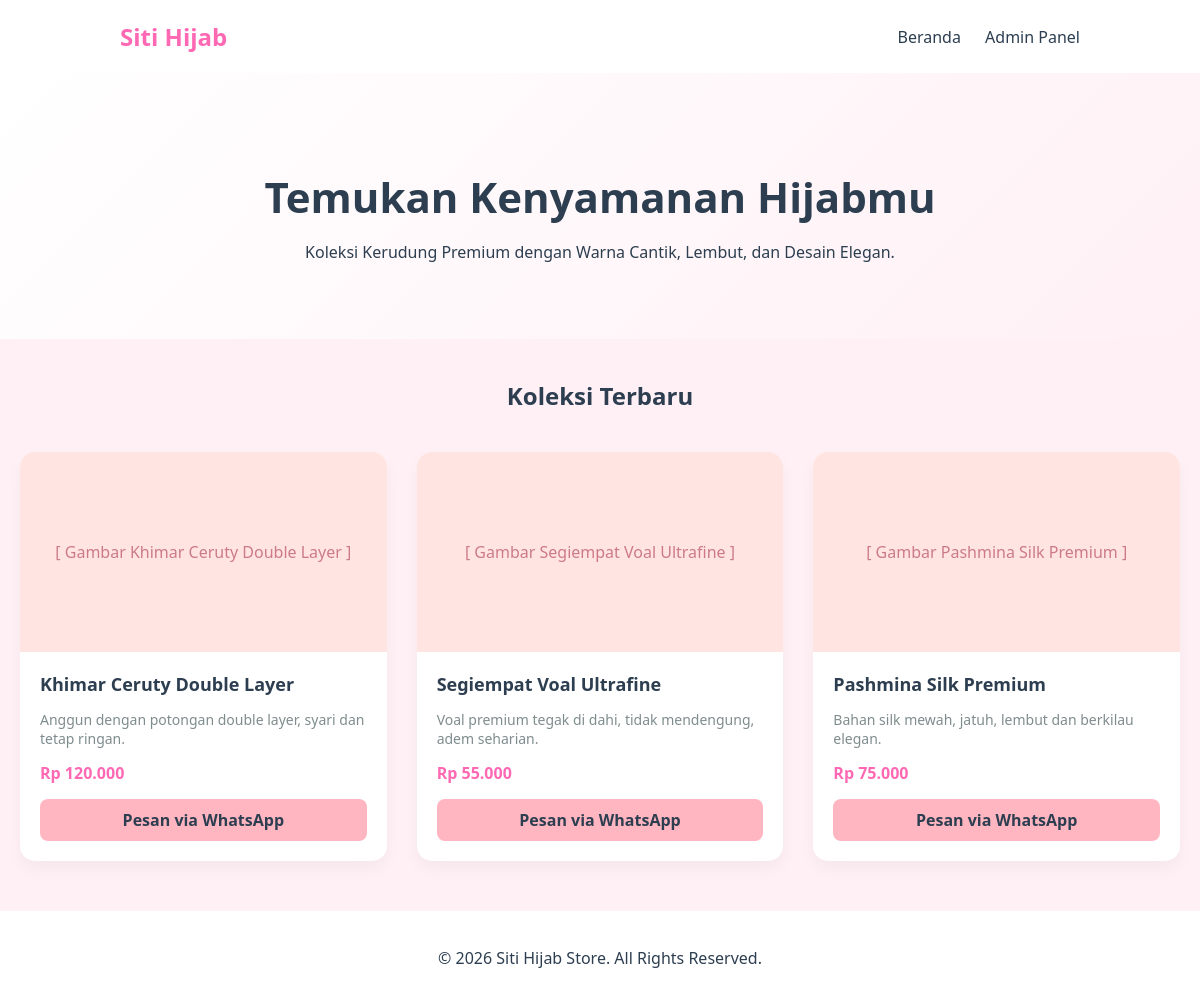
/dynamic-app/index.php, run on the app's committed database.
### tables this page shows
CREATE TABLE IF NOT EXISTS `products` (
  `id` int(11) NOT NULL AUTO_INCREMENT,
  `nama` varchar(100) NOT NULL,
  `harga` int(11) NOT NULL,
  `deskripsi` text,
  `gambar` varchar(255) DEFAULT 'default.jpg',
  PRIMARY KEY (`id`)
);

### dynamic-app/src/helpers.php (called while the page is built)
<?php
function formatRupiah($angka) {
    return "Rp " . number_format($angka, 0, ',', '.');
}
?>

### dynamic-app/index.php (the view, shortened to what this page needs)
<?php
require_once 'src/db.php';
require_once 'src/helpers.php';
$stmt = $pdo->query("SELECT * FROM products ORDER BY id DESC");
$products = $stmt->fetchAll();
?>
<!DOCTYPE html>
<html lang="id">
<head>
    <link rel="stylesheet" href="style.css">
</head>
<body>
<header>
    <div class="logo">Siti Hijab</div>
    <nav>
        <a href="index.php">Beranda</a>
        <a href="login.php">Admin Panel</a>
    </nav>
</header>
<section class="hero">
    <h1>Temukan Kenyamanan Hijabmu</h1>
    <p>Koleksi Kerudung Premium dengan Warna Cantik, Lembut, dan Desain Elegan.</p>
</section>
<div class="container">
    <h2 style="text-align: center; margin-bottom: 40px;">Koleksi Terbaru</h2>
    <div class="grid-produk">
        <?php foreach ($products as $p): ?>
            <div class="card">
                <div style="background: #ffe4e1; height: 200px; display: flex; align-items: center; justify-content: center; color: #cc7a8a;">
                    [ Gambar <?php echo htmlspecialchars($p['nama']); ?> ]
                </div>
                <div class="card-body">
                    <h3 class="card-title"><?php echo htmlspecialchars($p['nama']); ?></h3>
                    <p style="font-size: 14px; color: #7f8c8d;"><?php echo htmlspecialchars($p['deskripsi']); ?></p>
                    <div class="price"><?php echo formatRupiah($p['harga']); ?></div>
                    <a href="https://wa.me/628123456789?text=Halo%20Siti%20Hijab,%20saya%20mau%20pesan%20<?php echo urlencode($p['nama']); ?>" class="btn-beli" target="_blank">Pesan via WhatsApp</a>
                </div>
            </div>
        <?php endforeach; ?>
    </div>
</div>
<footer>
    <p>&copy; 2026 Siti Hijab Store. All Rights Reserved.</p>
</footer>
</body>
</html>

### dynamic-app/style.css (style rules this page uses)
:root { --pink-soft: #fff0f5; --pink-accent: #ffb6c1; --pink-dark: #ff69b4; --white: #ffffff; --text-dark: #2c3e50; --gray-light: #f8f9fa; }
body { font-family: 'Segoe UI', Tahoma, Geneva, Verdana, sans-serif; margin: 0; padding: 0; background-color: var(--pink-soft); color: var(--text-dark); }
header { background-color: var(--white); padding: 20px 10%; display: flex; justify-content: space-between; align-items: center; box-shadow: 0 4px 6px rgba(0,0,0,0.05); }
header .logo { font-size: 24px; font-weight: bold; color: var(--pink-dark); }
nav a { text-decoration: none; color: var(--text-dark); margin-left: 20px; font-weight: 500; }
.hero { text-align: center; padding: 60px 20px; background: linear-gradient(135deg, var(--white) 0%, var(--pink-soft) 100%); }
.hero h1 { font-size: 42px; color: var(--text-dark); margin-bottom: 10px; }
.container { max-width: 1200px; margin: 40px auto; padding: 0 20px; }
.grid-produk { display: grid; grid-template-columns: repeat(auto-fit, minmax(280px, 1fr)); gap: 30px; }
.card { background-color: var(--white); border-radius: 15px; overflow: hidden; box-shadow: 0 8px 16px rgba(0,0,0,0.04); transition: transform 0.3s ease; }
.card-body { padding: 20px; }
.card-title { font-size: 18px; margin: 0 0 10px 0; }
.price { font-weight: bold; color: var(--pink-dark); font-size: 16px; }
.btn-beli { display: block; background-color: var(--pink-accent); color: var(--text-dark); text-align: center; padding: 10px; text-decoration: none; border-radius: 8px; margin-top: 15px; font-weight: bold; transition: background 0.2s; }
footer { text-align: center; padding: 20px; background-color: var(--white); margin-top: 50px; }

### data on the page
products: nama "Khimar Ceruty Double Layer", deskripsi "Anggun dengan potongan double layer, syari dan tetap ringan.", harga "Rp 120.000"
products: nama "Segiempat Voal Ultrafine", deskripsi "Voal premium tegak di dahi, tidak mendengung, adem seharian.", harga "Rp 55.000"
products: nama "Pashmina Silk Premium", deskripsi "Bahan silk mewah, jatuh, lembut dan berkilau elegan.", harga "Rp 75.000"
